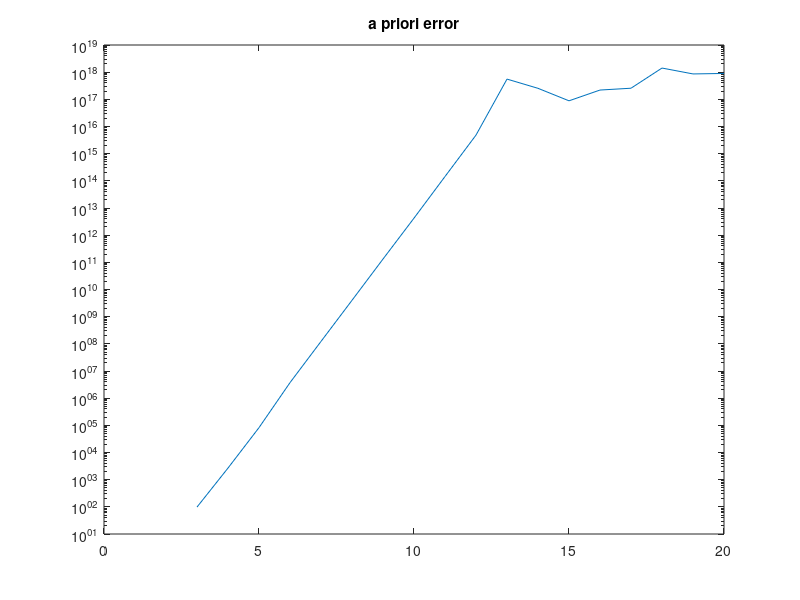
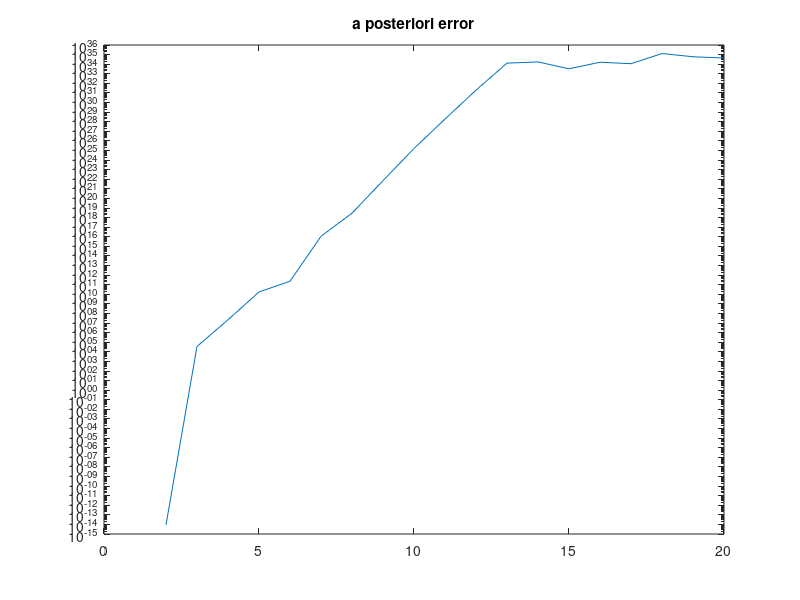

Recreate these plots in MATLAB, in order.
clear all
close all
disp("______________")

PD=ones(20,1);
pivoting=ones(20,1);


abs_er_2=ones(20,1);
rel_er_2=ones(20,1);
abs_er_inf=ones(20,1);
rel_er_inf=ones(20,1);

priori=ones(20,1);
posteriori=ones(20,1);

for n=1:20
H=hilb(n);
 %a) 
   if eigs(H)>0
     PD(n)=1;
   else 
     PD(n)=0;
   end 
   
  %b)
   xex=ones(n,1);
   b=H*xex;
    [L,U,P]=lu(H);
    if isequal(P,eye(n))
     pivoting(n)=0;
   else 
     pivoting(n)=1;
    end 
   
    y=L\b;
    x=U\y;
    
    %c)
    abs_er_2(n)=norm(xex-x);
    abs_er_inf(n)=norm(xex-x,inf);
    rel_er_2(n)=norm(xex-x)/norm(xex);
    rel_er_inf(n)=norm(xex-x,inf)/norm(xex,inf);
    
    %d)
    bt=H*x;
    e=b-bt;
    k=cond(H);
    priori(n)=k*(norm(e)/norm(b));
    
    posteriori(n)=k*(norm(xex-x)/norm(b));
    
    
end 
 n=1:20;
figure
semilogy(n, priori)
title("a priori error")

figure
semilogy(n, posteriori)
title("a posteriori error")